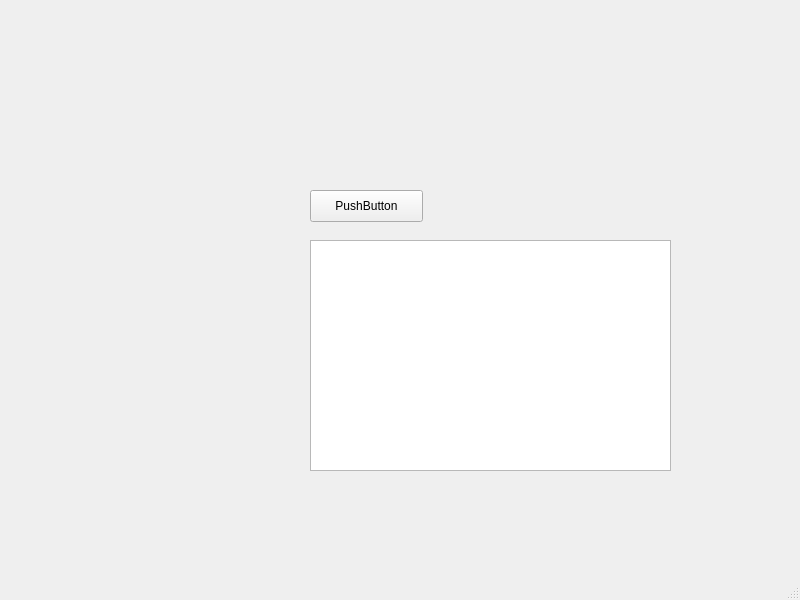
<?xml version="1.0" encoding="UTF-8"?>
<ui version="4.0">
 <class>MainWindow</class>
 <widget class="QMainWindow" name="MainWindow">
  <property name="geometry">
   <rect>
    <x>0</x>
    <y>0</y>
    <width>800</width>
    <height>600</height>
   </rect>
  </property>
  <property name="windowTitle">
   <string>MainWindow</string>
  </property>
  <widget class="QWidget" name="centralwidget">
   <widget class="QPushButton" name="pushButton">
    <property name="geometry">
     <rect>
      <x>310</x>
      <y>190</y>
      <width>113</width>
      <height>32</height>
     </rect>
    </property>
    <property name="text">
     <string>PushButton</string>
    </property>
   </widget>
   <widget class="QTextEdit" name="textEdit">
    <property name="geometry">
     <rect>
      <x>310</x>
      <y>240</y>
      <width>361</width>
      <height>231</height>
     </rect>
    </property>
   </widget>
  </widget>
  <widget class="QMenuBar" name="menubar">
   <property name="geometry">
    <rect>
     <x>0</x>
     <y>0</y>
     <width>800</width>
     <height>22</height>
    </rect>
   </property>
  </widget>
  <widget class="QStatusBar" name="statusbar"/>
 </widget>
 <resources/>
 <connections/>
</ui>
